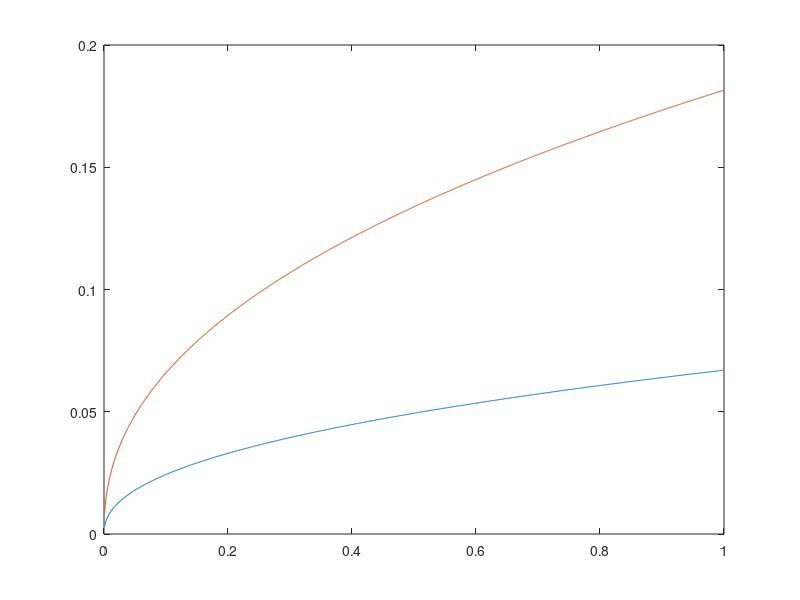

MATLAB code to generate this figure: (Note: this script raises an error after producing the figure.)
clear all
close all

%% Costant Input
g=9.81;
rhow=1026;
rhos=2650;
ni=0.000001;
s=rhos/rhow;
d=0.0005;
d=0.01
%DD=(g*(s-1)/(ni^2))^(1/3)*d;  % Dimensionless particle size parameter

%% Dean A constat evaluation
ws1=[0.001:0.001:1];  % ws in cm/s
ws2=ws1/10;             % ws in m/s

A1=0.067*ws1.^0.44;
A2=0.5*ws2.^0.44;

plot(ws1,A1)
hold on
plot(ws1,A2)

%% Fall velocity calculation
A=0.5*ws(d,1)^0.44;



